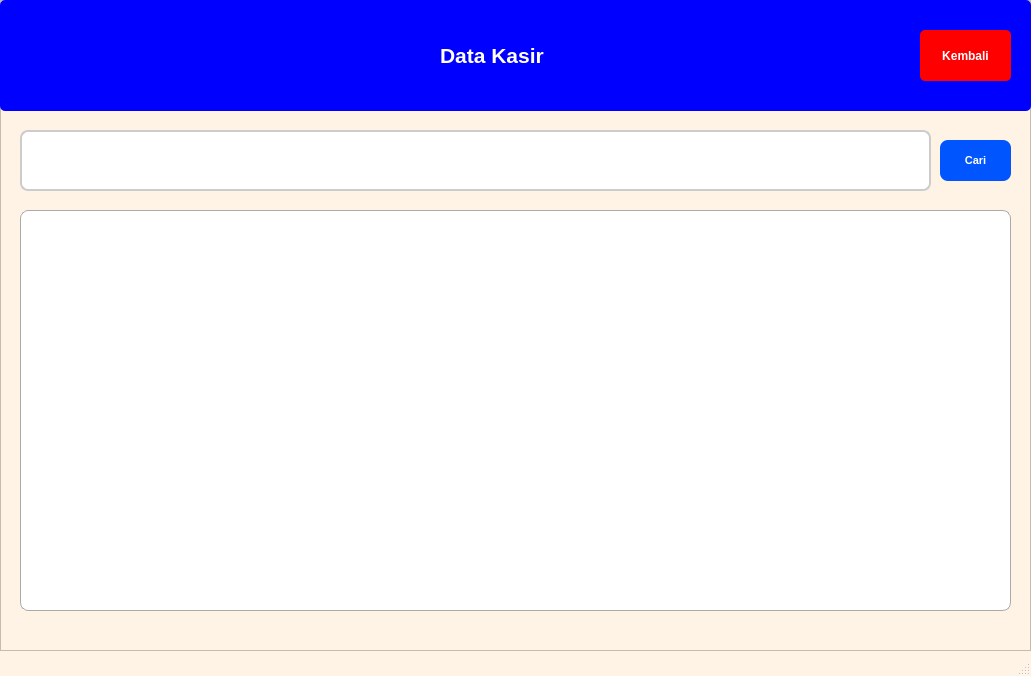
<?xml version="1.0" encoding="UTF-8"?>
<ui version="4.0">
 <class>MainWindow</class>
 <widget class="QMainWindow" name="MainWindow">
  <property name="geometry">
   <rect>
    <x>0</x>
    <y>0</y>
    <width>1031</width>
    <height>676</height>
   </rect>
  </property>
  <property name="windowTitle">
   <string>MainWindow</string>
  </property>
  <property name="styleSheet">
   <string notr="true">QMainWindow {
    background-color: rgb(255, 243, 229);          
}</string>
  </property>
  <widget class="QWidget" name="centralwidget">
   <property name="styleSheet">
    <string notr="true">QWidget {
    background-color: rgb(255, 243, 229);          
}</string>
   </property>
   <widget class="QFrame" name="frame">
    <property name="geometry">
     <rect>
      <x>0</x>
      <y>0</y>
      <width>1031</width>
      <height>651</height>
     </rect>
    </property>
    <property name="styleSheet">
     <string notr="true">QFrame {
    background-color: rgb(255, 243, 229);          
}</string>
    </property>
    <property name="frameShape">
     <enum>QFrame::StyledPanel</enum>
    </property>
    <property name="frameShadow">
     <enum>QFrame::Raised</enum>
    </property>
    <widget class="QPushButton" name="pushButton">
     <property name="geometry">
      <rect>
       <x>940</x>
       <y>140</y>
       <width>71</width>
       <height>41</height>
      </rect>
     </property>
     <property name="font">
      <font>
       <pointsize>8</pointsize>
       <weight>75</weight>
       <bold>true</bold>
      </font>
     </property>
     <property name="styleSheet">
      <string notr="true">QPushButton {
    background-color: rgb(0, 85, 255);
	border-radius: 8px;
	color: white
}</string>
     </property>
     <property name="text">
      <string>Cari</string>
     </property>
    </widget>
    <widget class="QLineEdit" name="lineEdit">
     <property name="geometry">
      <rect>
       <x>20</x>
       <y>130</y>
       <width>911</width>
       <height>61</height>
      </rect>
     </property>
     <property name="font">
      <font>
       <pointsize>-1</pointsize>
      </font>
     </property>
     <property name="styleSheet">
      <string notr="true">padding: 6px;
background: white;
border: 2px solid #ccc;
border-radius: 8px;
font-size: 14px;
</string>
     </property>
    </widget>
    <widget class="QTableWidget" name="tableWidget">
     <property name="geometry">
      <rect>
       <x>20</x>
       <y>210</y>
       <width>991</width>
       <height>401</height>
      </rect>
     </property>
     <property name="font">
      <font>
       <pointsize>-1</pointsize>
      </font>
     </property>
     <property name="styleSheet">
      <string notr="true">QTableWidget {
    background: white;
    border: 1px solid #aaa;
    gridline-color: #777;
    font-size: 14px;
	border-radius: 8px;
}

QHeaderView::section {
    background-color: #eaeaea;
    font-weight: bold;
    padding: 6px;
    border: 1px solid #aaa;
}
</string>
     </property>
     <property name="alternatingRowColors">
      <bool>true</bool>
     </property>
     <property name="selectionBehavior">
      <enum>QAbstractItemView::SelectRows</enum>
     </property>
     <property name="gridStyle">
      <enum>Qt::SolidLine</enum>
     </property>
     <property name="sortingEnabled">
      <bool>true</bool>
     </property>
    </widget>
    <widget class="QWidget" name="widget" native="true">
     <property name="geometry">
      <rect>
       <x>0</x>
       <y>0</y>
       <width>1031</width>
       <height>111</height>
      </rect>
     </property>
     <property name="styleSheet">
      <string notr="true">QWidget {
    background-color: rgb(0, 0, 255);
	border-radius: 5px        
}</string>
     </property>
     <widget class="QLabel" name="label_3">
      <property name="geometry">
       <rect>
        <x>440</x>
        <y>30</y>
        <width>161</width>
        <height>51</height>
       </rect>
      </property>
      <property name="font">
       <font>
        <pointsize>16</pointsize>
        <weight>75</weight>
        <bold>true</bold>
       </font>
      </property>
      <property name="styleSheet">
       <string notr="true">QLabel {
	color : white
	}</string>
      </property>
      <property name="text">
       <string>Data Kasir</string>
      </property>
     </widget>
     <widget class="QPushButton" name="pushButton_5">
      <property name="geometry">
       <rect>
        <x>920</x>
        <y>30</y>
        <width>91</width>
        <height>51</height>
       </rect>
      </property>
      <property name="font">
       <font>
        <pointsize>9</pointsize>
        <weight>75</weight>
        <bold>true</bold>
       </font>
      </property>
      <property name="styleSheet">
       <string notr="true">QPushButton {
   background-color: rgb(255, 0, 0);
   color: white;    
   border-radius: 5px;   
   padding: 6px;}</string>
      </property>
      <property name="text">
       <string>Kembali</string>
      </property>
     </widget>
    </widget>
   </widget>
  </widget>
  <widget class="QMenuBar" name="menubar">
   <property name="geometry">
    <rect>
     <x>0</x>
     <y>0</y>
     <width>1031</width>
     <height>26</height>
    </rect>
   </property>
  </widget>
  <widget class="QStatusBar" name="statusbar"/>
 </widget>
 <resources/>
 <connections/>
</ui>
